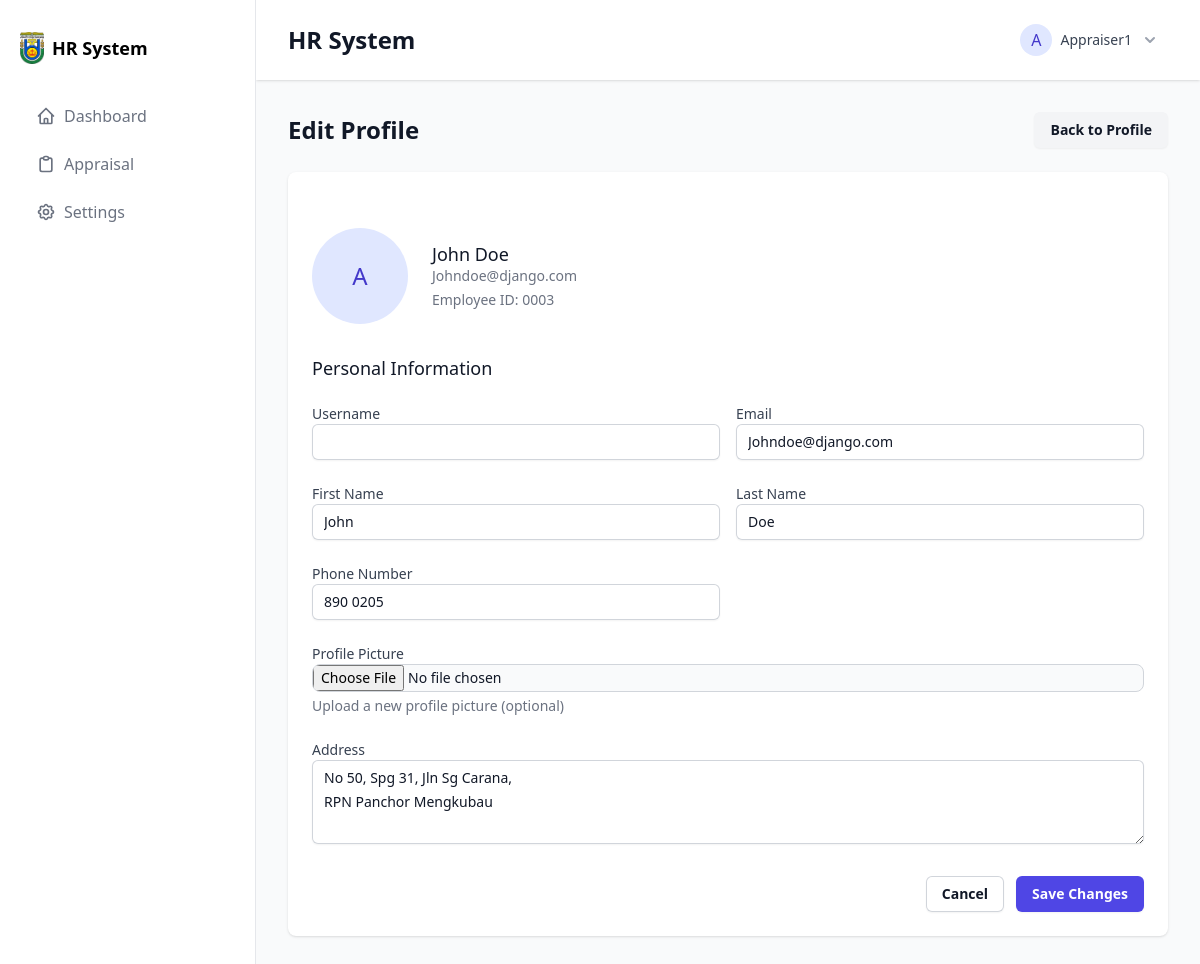
The page /employees/profile/edit/ (signed in) on the database its author committed.
### employees/models.py (models this page shows, shortened)
class Employee(models.Model):
    GENDER_CHOICES = [
        ('M', 'Male'),
        ('F', 'Female'),
        ('O', 'Other'),
        ('N', 'Prefer not to say'),
    ]
    gender = models.CharField(
        max_length=1,
        choices=GENDER_CHOICES,
        blank=True,
        null=True
    )
    employee_id = models.CharField(max_length=10, unique=True)
    user = models.OneToOneField(User, on_delete=models.CASCADE)
    first_name = models.CharField(max_length=100)
    last_name = models.CharField(max_length=100)
    email = models.EmailField(unique=True)
    phone_number = models.CharField(max_length=15)
    date_of_birth = models.DateField()
    hire_date = models.DateField()
    position = models.CharField(max_length=100)
    department = models.ForeignKey(Department, on_delete=models.SET_NULL, null=True)
    salary = models.DecimalField(max_digits=10, decimal_places=2)
    employee_status = models.CharField(max_length=50, choices=[('active', 'Active'), ('on_leave', 'On Leave'), ('inactive', 'Inactive')], default='active')
    roles = models.ManyToManyField('auth.Group', blank=True)
    address = models.TextField()
    profile_picture = models.ImageField(upload_to='employee_pics/', blank=True, null=True)

### employees/views.py (the view, shortened to what this page needs)
# urls.py: path('profile/edit/', EmployeeProfileEditView.as_view(), name='profile_edit'),
class EmployeeProfileEditView(LoginRequiredMixin, UpdateView):
    model = Employee
    form_class = EmployeeForm
    template_name = 'employees/profile_edit.html'
    success_url = reverse_lazy('employees:profile')
    def get_object(self):
        return self.request.user.employee

### employees/templates/employees/profile_edit.html (shortened to what this page needs)
{% extends "base.html" %}
{% load widget_tweaks %}
{% block content %}
<div class="space-y-6">
    <div class="flex items-center justify-between">
        <h1 class="text-2xl font-bold text-gray-900">Edit Profile</h1>
        <a href="{% url 'employees:profile' %}"
           class="rounded-md bg-gray-100 px-4 py-2 text-sm font-semibold text-gray-900 shadow-sm hover:bg-gray-200">
            Back to Profile
        </a>
    </div>
    <div class="bg-white shadow rounded-lg">
        <form method="post" enctype="multipart/form-data" class="space-y-8 p-6">
            <div class="flex items-center space-x-6 mb-6">
                <div class="flex-shrink-0">
                    {% if employee.profile_picture %}
                        <img class="h-24 w-24 rounded-full object-cover" src="{{ employee.profile_picture.url }}" alt="Current profile photo">
                    {% else %}
                        <div class="h-24 w-24 rounded-full bg-indigo-100 flex items-center justify-center">
                            <span class="text-2xl text-indigo-700 font-medium">{{ employee.user.username|first|upper }}</span>
                        </div>
                    {% endif %}
                </div>
                <div>
                    <h3 class="text-lg font-medium leading-6 text-gray-900">{{ employee.first_name }} {{ employee.last_name }}</h3>
                    <p class="text-sm text-gray-500">{{ employee.email }}</p>
                    <p class="text-sm text-gray-500 mt-1">Employee ID: {{ employee.employee_id }}</p>
                </div>
            </div>
            <div class="space-y-6">
                <h3 class="text-lg font-medium leading-6 text-gray-900">Personal Information</h3>
                <div class="grid grid-cols-1 gap-y-6 gap-x-4 sm:grid-cols-2">
                    <div>
                        <label for="id_username" class="block text-sm font-medium text-gray-700">Username</label>
                        {% render_field form.username class="block w-full rounded-md border-0 py-1.5 px-3 text-gray-900 shadow-sm ring-1 ring-inset ring-gray-300 placeholder:text-gray-400 focus:ring-2 focus:ring-inset focus:ring-indigo-600 sm:text-sm sm:leading-6" %}
                    </div>
                    <div>
                        <label for="id_email" class="block text-sm font-medium text-gray-700">Email</label>
                        {% render_field form.email class="block w-full rounded-md border-0 py-1.5 px-3 text-gray-900 shadow-sm ring-1 ring-inset ring-gray-300 placeholder:text-gray-400 focus:ring-2 focus:ring-inset focus:ring-indigo-600 sm:text-sm sm:leading-6" %}
                    </div>
                    <div>
                        <label for="id_first_name" class="block text-sm font-medium text-gray-700">First Name</label>
                        {% render_field form.first_name class="block w-full rounded-md border-0 py-1.5 px-3 text-gray-900 shadow-sm ring-1 ring-inset ring-gray-300 placeholder:text-gray-400 focus:ring-2 focus:ring-inset focus:ring-indigo-600 sm:text-sm sm:leading-6" %}
                    </div>
                    <div>
                        <label for="id_last_name" class="block text-sm font-medium text-gray-700">Last Name</label>
                        {% render_field form.last_name class="block w-full rounded-md border-0 py-1.5 px-3 text-gray-900 shadow-sm ring-1 ring-inset ring-gray-300 placeholder:text-gray-400 focus:ring-2 focus:ring-inset focus:ring-indigo-600 sm:text-sm sm:leading-6" %}
                    </div>
                    <div>
                        <label for="id_phone_number" class="block text-sm font-medium text-gray-700">Phone Number</label>
                        {% render_field form.phone_number class="block w-full rounded-md border-0 py-1.5 px-3 text-gray-900 shadow-sm ring-1 ring-inset ring-gray-300 placeholder:text-gray-400 focus:ring-2 focus:ring-inset focus:ring-indigo-600 sm:text-sm sm:leading-6" %}
                    </div>
                    <div class="sm:col-span-2">
                        <label for="id_profile_picture" class="block text-sm font-medium text-gray-700">Profile Picture</label>
                        {% render_field form.profile_picture class="block w-full text-sm text-gray-900 border border-gray-300 rounded-lg cursor-pointer bg-gray-50 focus:outline-none" %}
                        <p class="mt-1 text-sm text-gray-500">Upload a new profile picture (optional)</p>
                    </div>
                    <div class="sm:col-span-2">
                        <label for="id_address" class="block text-sm font-medium text-gray-700">Address</label>
                        {% render_field form.address class="block w-full rounded-md border-0 py-1.5 px-3 text-gray-900 shadow-sm ring-1 ring-inset ring-gray-300 placeholder:text-gray-400 focus:ring-2 focus:ring-inset focus:ring-indigo-600 sm:text-sm sm:leading-6" rows="3" %}
                    </div>
                </div>
            </div>
            <div class="flex justify-end gap-x-3">
                <a href="{% url 'employees:profile' %}"
                   class="rounded-md bg-white px-4 py-2 text-sm font-semibold text-gray-900 shadow-sm ring-1 ring-inset ring-gray-300 hover:bg-gray-50">
                    Cancel
                </a>
                <button type="submit"
                    class="rounded-md bg-indigo-600 px-4 py-2 text-sm font-semibold text-white shadow-sm hover:bg-indigo-500 focus-visible:outline focus-visible:outline-2 focus-visible:outline-offset-2 focus-visible:outline-indigo-600">
                    Save Changes
                </button>
            </div>
        </form>
    </div>
</div>
{% endblock %}

### templates/base.html (shortened to what this page needs)
<!DOCTYPE html>
<html lang="en">
<head>
    <script src="https://cdn.tailwindcss.com"></script>
</head>
<body class="bg-gray-50">
    <div class="flex min-h-screen">
        {% include 'sidebar.html' %}
        <div class="flex-1 flex flex-col">
            <header class="bg-white shadow">
                <div class="flex justify-between items-center px-8 py-4">
                    <h1 class="text-2xl font-semibold text-gray-900">
                        {% block header %} HR System {% endblock %}
                    </h1>
                    {% if user.is_authenticated %}
                    <div class="relative" x-data="{ open: false }">
                        <button type="button"
                                @click="open = !open"
                                class="flex items-center gap-2 bg-white p-2 rounded-md hover:bg-gray-50"
                                id="user-menu-button">
                            <div class="h-8 w-8 rounded-full bg-indigo-100 flex items-center justify-center">
                                <span class="text-indigo-700 font-medium">{{ user.username|first|upper }}</span>
                            </div>
                            <span class="text-sm text-gray-700">{{ user.username }}</span>
                            <svg class="h-5 w-5 text-gray-400" viewBox="0 0 20 20" fill="currentColor">
                                <path fill-rule="evenodd" d="M5.293 7.293a1 1 0 011.414 0L10 10.586l3.293-3.293a1 1 0 111.414 1.414l-4 4a1 1 0 01-1.414 0l-4-4a1 1 0 010-1.414z" clip-rule="evenodd" />
                            </svg>
                        </button>
                    </div>
                    {% endif %}
                </div>
            </header>
            <main class="flex-1 p-8">
                {% block content %}{% endblock %}
            </main>
        </div>
    </div>
</body>
</html>

### rows shown on the page
Employee: user.username|first "A", first_name "John", last_name "Doe", email "Johndoe@django.com", employee_id "0003", phone_number "890 0205", address "No 50, Spg 31, Jln Sg Carana, RPN Panchor Mengkubau"

### other values the page prints
{{ user.username|first|upper }} "A"
{{ user.username }} "Appraiser1"
